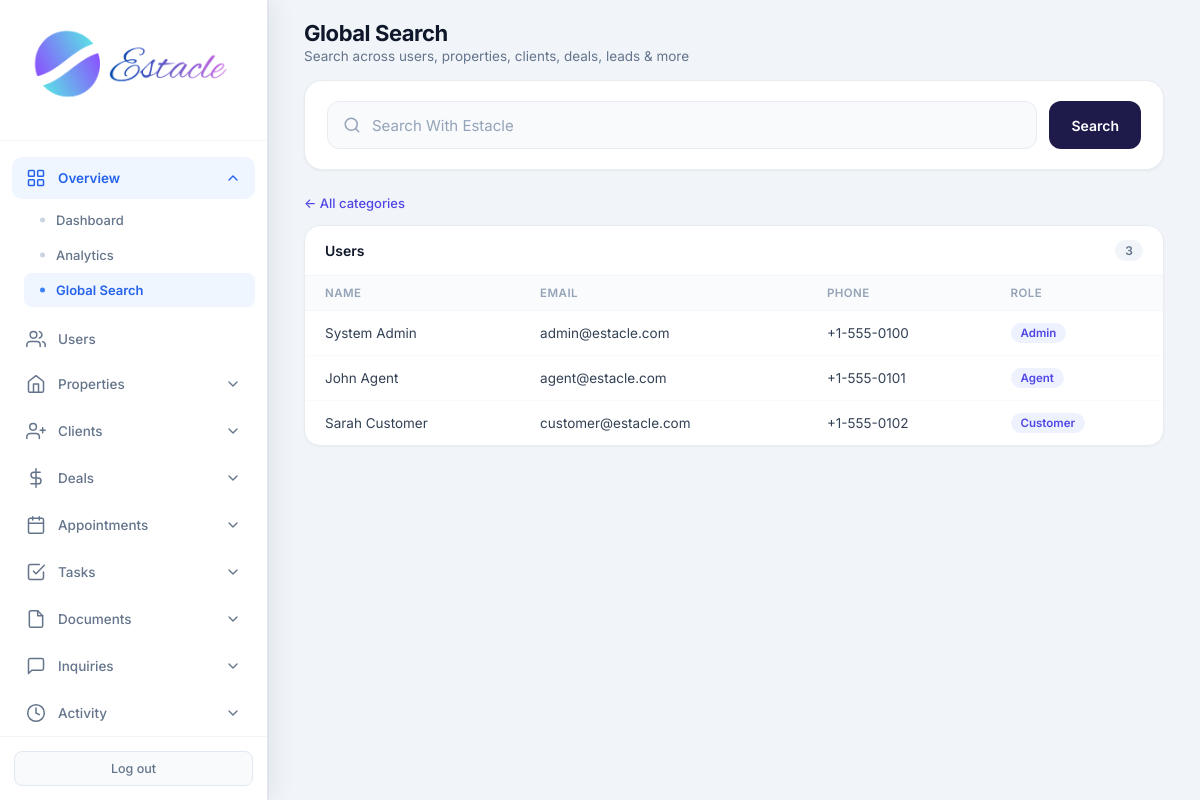
/admin/search?type=users (signed in), run on the app's committed database.
### tables this page shows
CREATE TABLE users (
            id INTEGER PRIMARY KEY AUTOINCREMENT,
            email TEXT UNIQUE NOT NULL,
            password TEXT NOT NULL,
            full_name TEXT NOT NULL,
            role TEXT NOT NULL CHECK(role IN ('admin', 'agent', 'customer')),
            phone TEXT,
            created_at TIMESTAMP DEFAULT CURRENT_TIMESTAMP,
            is_active INTEGER DEFAULT 1
        , avatar TEXT, last_seen TIMESTAMP);

### routes/admin.py (the view, shortened to what this page needs)
@admin.route('/admin/search')
@login_required
@role_required('admin')
def admin_search():
    q = request.args.get('q', '').strip()
    stype = request.args.get('type', '').strip().lower()
    valid_types = {
        'users', 'properties', 'clients', 'deals', 'leads',
        'inquiries', 'appointments', 'tasks', 'documents', 'activity',
    }
    if stype not in valid_types:
        stype = ''
    db = get_db()
    migrate_db()
    results = {
        'users': [], 'properties': [], 'clients': [], 'deals': [],
        'leads': [], 'inquiries': [], 'appointments': [], 'tasks': [],
        'documents': [], 'activity': [],
    }
    counts = {
        'users': db.execute('SELECT COUNT(*) FROM users').fetchone()[0],
        'properties': db.execute('SELECT COUNT(*) FROM properties').fetchone()[0],
        'clients': db.execute('SELECT COUNT(*) FROM clients').fetchone()[0],
        'deals': db.execute('SELECT COUNT(*) FROM deals').fetchone()[0],
        'leads': db.execute('SELECT COUNT(*) FROM leads').fetchone()[0],
        'inquiries': db.execute('SELECT COUNT(*) FROM inquiries').fetchone()[0],
        'appointments': db.execute('SELECT COUNT(*) FROM appointments').fetchone()[0],
        'tasks': db.execute('SELECT COUNT(*) FROM tasks').fetchone()[0],
        'documents': db.execute('SELECT COUNT(*) FROM documents').fetchone()[0],
        'activity': db.execute('SELECT COUNT(*) FROM activity_log').fetchone()[0],
    }
    like = f'%{q}%' if q else None
    num = None
    if q:
        q_clean = q.replace(',', '').replace('₹', '').replace('$', '').replace('AED', '').strip()
        try:
            num = float(q_clean)
        except ValueError:
            num = None
    def want(key):
        return (not stype) or stype == key
    if q or stype:
        if want('users'):
            if q:
                results['users'] = db.execute(
                    "SELECT id, full_name, email, role, phone FROM users "
                    "WHERE full_name LIKE ? OR email LIKE ? OR phone LIKE ? LIMIT 50",
                    (like, like, like)
                ).fetchall()
            else:
                results['users'] = db.execute(
                    "SELECT id, full_name, email, role, phone FROM users ORDER BY created_at DESC LIMIT 50"
                ).fetchall()
    currency = get_setting('currency', 'INR')
    total = sum(len(v) for v in results.values())
    return render_template(
        'admin_search.html', q=q, stype=stype, results=results, total=total,
        counts=counts, currency=currency, format_money=format_money
    )

### core/db.py (called while the page is built)
def get_db():
    if 'db' not in g:
        g.db = sqlite3.connect(current_app.config['DATABASE'])
        g.db.row_factory = sqlite3.Row
    return g.db

### core/helpers.py (called while the page is built)
def login_required(f):
    @wraps(f)
    def decorated_function(*args, **kwargs):
        if 'user_id' not in session:
            flash('Please log in to access this page.', 'warning')
            return redirect(url_for('auth.login'))
        return f(*args, **kwargs)
    return decorated_function

def role_required(*roles):
    def decorator(f):
        @wraps(f)
        def decorated_function(*args, **kwargs):
            if 'user_id' not in session:
                flash('Please log in to access this page.', 'warning')
                return redirect(url_for('auth.login'))
            if session.get('role') not in roles:
                flash('You do not have permission to access this page.', 'danger')
                return redirect(url_for('auth.role_redirect'))
            return f(*args, **kwargs)
        return decorated_function
    return decorator

def get_setting(key, default=''):
    db = get_db()
    row = db.execute('SELECT value FROM settings WHERE key = ?', (key,)).fetchone()
    return row['value'] if row else default

### templates/admin_search.html (shortened to what this page needs)
<!DOCTYPE html>
<html lang="en">
<head>
    <link rel="stylesheet" href="{{ url_for('static', filename='css/admin.css') }}">
</head>
<body>
<div class="app-layout">
    {% set active = 'search' %}
    {% include 'partials/admin_sidebar.html' %}
    <main class="main-content">
        <header class="top-bar dash-top">
            <div>
                <h1 class="page-title">Global Search</h1>
                <p class="page-subtitle">Search across users, properties, clients, deals, leads & more</p>
            </div>
        </header>
        <div class="search-wrap">
            <div class="search-hero">
                <form class="search-hero-form" method="GET" action="{{ url_for('admin.admin_search') }}" role="search">
                    <input type="search" name="q" value="{{ q }}" placeholder="Search With Estacle" autofocus autocomplete="off">
                    <button type="submit" class="btn-search">Search</button>
                </form>
            </div>
            {% if q or stype %}
                {% if stype %}
                <a class="back-all" href="{{ url_for('admin.admin_search') }}">← All categories</a>
                {% endif %}
                {% if results.users %}
                <div class="result-section">
                    <div class="result-section-header">
                        <h3>Users</h3>
                        <span class="count">{{ results.users|length }}</span>
                    </div>
                    <table>
                        <thead><tr><th>Name</th><th>Email</th><th>Phone</th><th>Role</th></tr></thead>
                        <tbody>
                        {% for u in results.users %}
                        <tr>
                            <td>{{ u.full_name|highlight(q) if q else u.full_name }}</td>
                            <td>{{ u.email|highlight(q) if q else u.email }}</td>
                            <td>{{ (u.phone or '—')|highlight(q) if q else (u.phone or '—') }}</td>
                            <td><span class="badge badge-role">{{ u.role }}</span></td>
                        </tr>
                        {% endfor %}
                        </tbody>
                    </table>
                </div>
                {% endif %}
            {% endif %}
        </div>
    </main>
</div>
</body>
</html>

### static/css/admin.css (style rules this page uses)
* { margin: 0; padding: 0; box-sizing: border-box; }
body { font-family: 'Inter', -apple-system, BlinkMacSystemFont, 'Segoe UI', Roboto, sans-serif; background: #f1f5f9; color: #0f172a; min-height: 100vh; }
.app-layout { display: flex; min-height: 100vh; }
.main-content { flex: 1; margin-left: 268px; min-height: 100vh; }
.top-bar { background: white; padding: 18px 32px; border-bottom: 1px solid #e2e8f0; display: flex; justify-content: space-between; align-items: center; }
.page-title { font-family: 'Inter', sans-serif; font-size: 22px; font-weight: 700; letter-spacing: -0.4px; color: #0f172a; }
.page-subtitle { font-size: 13px; color: #64748b; margin-top: 2px; font-weight: 400; }
table { width: 100%; border-collapse: collapse; font-size: 13.5px; }
th { text-align: left; padding: 11px 16px; background: #f8fafc; color: #64748b; font-weight: 600; font-size: 11.5px; text-transform: uppercase; letter-spacing: 0.4px; }
td { padding: 12px 16px; border-top: 1px solid #f1f5f9; color: #334155; }
.badge { display: inline-block; padding: 3px 10px; border-radius: 20px; font-size: 11.5px; font-weight: 600; text-transform: capitalize; }

### templates/admin_search.html (style rules this page uses)
.main-content { padding-bottom: 48px; }
.search-wrap { padding: 4px 36px 48px; max-width: 1100px; }
.top-bar.dash-top { display: flex; align-items: center; justify-content: space-between; padding: 20px 36px 12px !important; background: transparent; border-bottom: none; box-shadow: none; text-align: left; }
.dash-top .page-title { font-size: 22px; font-weight: 700; color: #0f172a; margin: 0 0 2px; letter-spacing: -0.02em; }
.dash-top .page-subtitle { font-size: 13.5px; color: #64748b; margin: 0; }
.search-hero { background: #fff; border: 1px solid #e8ecf1; border-radius: 18px; padding: 20px 22px; margin-bottom: 22px; box-shadow: 0 1px 3px rgba(15,23,42,0.05); }
.search-hero-form { display: flex; align-items: center; gap: 12px; position: relative; }
.search-hero-form input[type="search"] { flex: 1; height: 48px; padding: 0 16px 0 44px; border: 1px solid #e8ecf1; border-radius: 12px; background: #f8fafc; font-size: 15px; font-family: inherit; color: #0f172a; outline: none; transition: border-color 0.15s, box-shadow 0.15s, background 0.15s; box-sizing: border-box; }
.search-hero-form input[type="search"]::placeholder { color: #94a3b8; }
.search-hero-form .btn-search { height: 48px; padding: 0 22px; background: #1e1b4b; color: #fff; border: none; border-radius: 12px; font-size: 14px; font-weight: 600; font-family: inherit; cursor: pointer; transition: background 0.15s; white-space: nowrap; }
.result-section { background: #fff; border: 1px solid #e8ecf1; border-radius: 16px; margin-bottom: 16px; box-shadow: 0 1px 3px rgba(15,23,42,0.04); overflow: hidden; }
.result-section-header { display: flex; align-items: center; justify-content: space-between; padding: 14px 20px; border-bottom: 1px solid #f1f5f9; }
.result-section-header h3 { margin: 0; font-size: 14px; font-weight: 600; color: #0f172a; }
.result-section-header .count { font-size: 12px; font-weight: 600; color: #64748b; background: #f1f5f9; padding: 3px 10px; border-radius: 999px; }
.result-section table { width: 100%; border-collapse: collapse; }
.result-section th { text-align: left; font-size: 11.5px; font-weight: 600; color: #94a3b8; text-transform: uppercase; letter-spacing: 0.04em; padding: 10px 20px; border-bottom: 1px solid #f1f5f9; background: #fafbfc; }
.result-section td { padding: 12px 20px; font-size: 13.5px; color: #334155; border-bottom: 1px solid #f8fafc; }
.result-section tr:last-child td { border-bottom: none; }
.badge { display: inline-block; padding: 3px 10px; border-radius: 999px; font-size: 11.5px; font-weight: 600; text-transform: capitalize; }
.badge-role { background: #eef2ff; color: #4f46e5; }
.back-all { display: inline-flex; align-items: center; gap: 6px; font-size: 13px; font-weight: 500; color: #4f46e5; text-decoration: none; margin-bottom: 14px; }

### data on the page
users: full_name|highlight "System Admin", email|highlight "admin@estacle.com", phone "+1-555-0100", role "Admin"
users: full_name|highlight "John Agent", email|highlight "agent@estacle.com", phone "+1-555-0101", role "Agent"
users: full_name|highlight "Sarah Customer", email|highlight "customer@estacle.com", phone "+1-555-0102", role "Customer"

### other printed values
{{ results.users|length }} "3"
